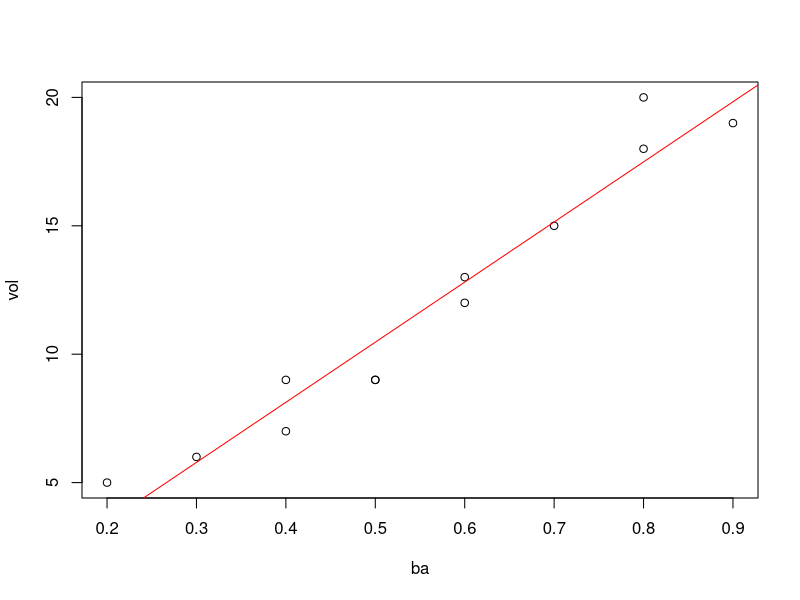
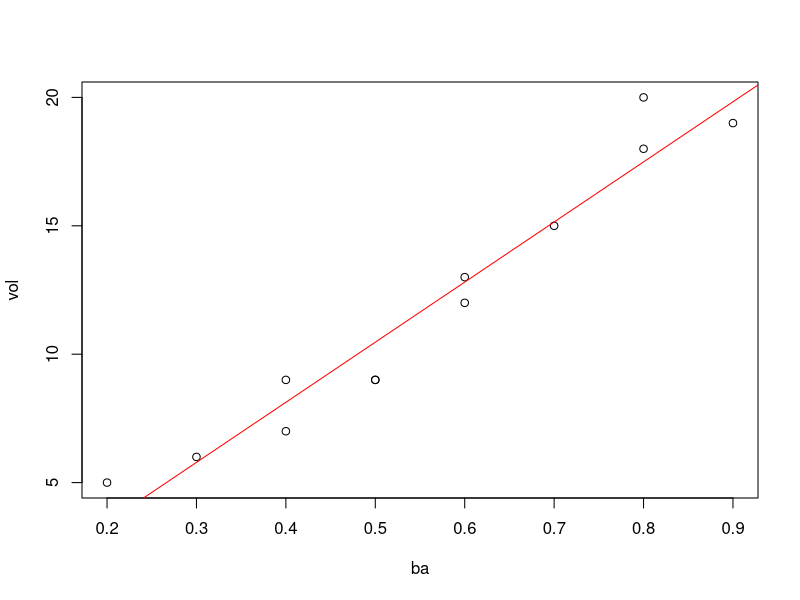
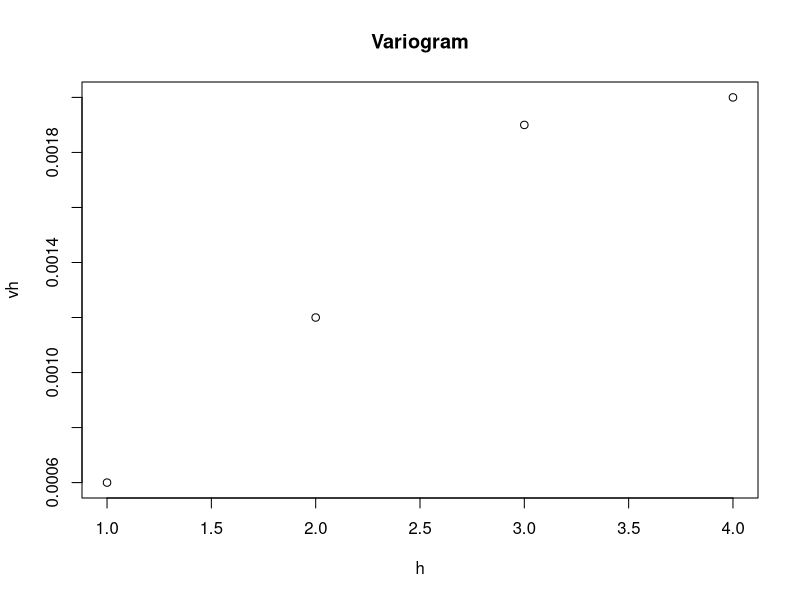

The R source for these figures, in order:
#Question 1
volume = c(3.23,3.47,1.86,2.47,3.01,3.22,2.88,1.71,2.89,3.77,
            4.83,4.37,4.87,3.87,3.71)
center = c(1,1,1,1,1,2,2,2,2,2,3,3,3,3,3)

table = data.frame(volume,center)

vol.aov= aov(table$volume ~ table$center)
summary(vol.aov)

#Question 3
ba = c(0.3,0.5,0.4,0.9,0.7,0.2,0.6,0.5,0.8,0.4,0.8,0.6)
vol = c(6,9,7,19,15,5,12,9,20,9,18,13)


plot(ba,vol)
abline(lm(vol~ba), col="red")


sumy = sum(vol)
sumx = sum(ba)
sumy2 = sum(vol*vol)
sumx2 = sum(ba*ba)
sumxy = sum(ba*vol)
n = length(vol)

sums = data.frame(sumy,sumx,sumy2,sumx2,sumxy)
sums

regress <-data.frame(vol, ba)



simpreg <- lm(vol ~ ba, data=regress)

print(simpreg)
anova(simpreg)
simpreg_sum <- summary(simpreg)
simpreg_sum


beta <- simpreg_sum$coef
beta


ssct = sumy2 - (sumy*sumy/n)
ssr = beta[2] * (sumxy-(sumx*sumy/n))
sse = ssct-ssr
mse = sse/(n-2)
mse
rsq = ssr/ssct
sum_squares = data.frame(ssct,ssr,sse,mse,rsq) 
sum_squares

sb1_sq = mse/(sumx2-(sumx*sumx/n))
sb1_sq
sb1 = sqrt(sb1_sq)
sb1

r <- resid(simpreg)
r

yhat <- fitted(simpreg)
yhat

plot(ba,vol)
abline(simpreg, col="red")

#Question 4
s21 = (11920000000 - (480000^2)/20)/19
s21
s22 = (24040000000 - (840000^2)/30)/29
s22
sst = (((110*(s21/20)*(90))/20)+((168*(s22/30)*(138))/30))*(1/(278^2))
sst 
bound = 2*sqrt(sst)
bound
#Question 5
vol5 = c(40,37,42,45,49,41,37,35,50,43)
xbar = mean(vol5)
s = sd(vol5)
xbar
s

t = -qt(0.025,9)
t

(t*s)/sqrt(10)
41.9-3.59

#Question 6
(30*28)/15
15/28
s2=(56*(1-0.5)*(1-0.536))/(0.5*0.536)
2*sqrt(s2)

#Question 8
rhinos = c(8, 1, 19, 22, 2, 12, 0, 1, 20, 19)
xbar_rhino = mean(rhinos)
s2_rhino = var(rhinos)
xbar_rhino
s2_rhino

VMR = s2_rhino/xbar_rhino
VMR
s_vmr = sqrt(2/(10-1))
s_vmr
bigt = (VMR-1)/s_vmr
bigt
qt(0.025,9)

#Question 9
s = sqrt(8.1)
2*s
#Question 10
vh = c(0.0006,0.0012,0.0019,0.0020)
h = c(1,2,3,4)
dist = h*30
plot(h,vh, main="Variogram")
